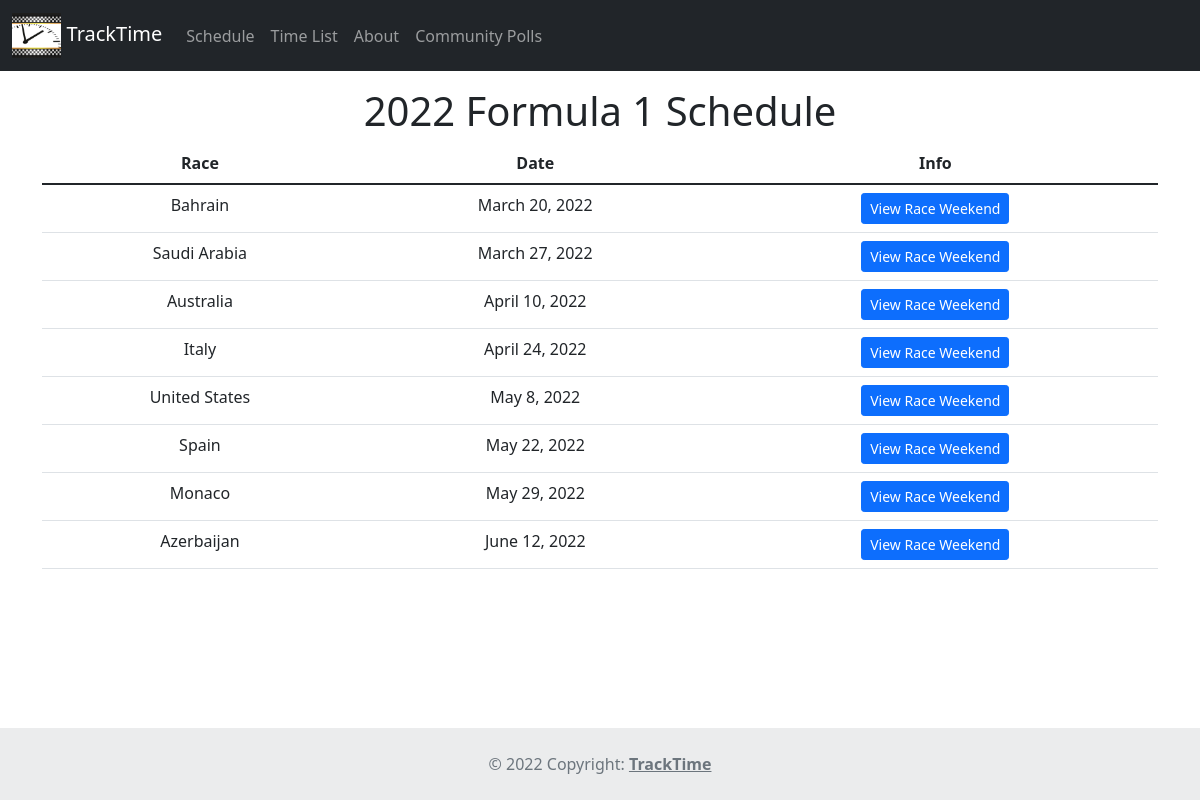
The app's page /schedule/, older data.
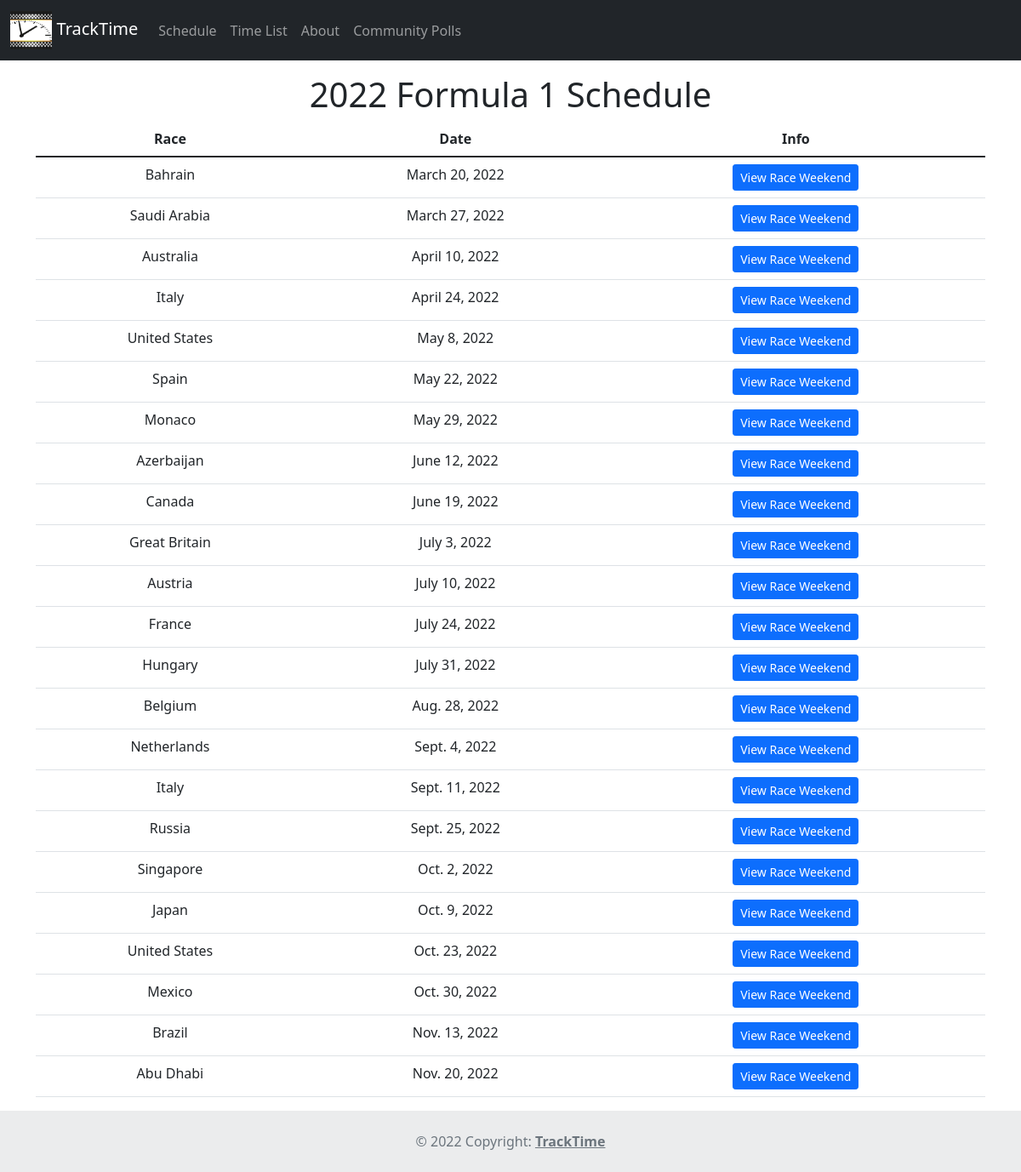
The same page, newer data.
### races/models.py (models this page shows, shortened)
class Schedule(models.Model):
    race_name = models.CharField(max_length=100)
    date = models.DateField('race date')

### races/views.py (the view)
# urls.py: path('schedule/', views.ScheduleView.as_view(), name='schedule'),
class ScheduleView(generic.ListView):
    template_name = 'races/schedule.html'
    context_object_name = 'upcoming_scheduled_races'
    def get_queryset(self):
        return Schedule.objects.order_by('date')

### races/templates/races/schedule.html (shortened to what this page needs)
<!DOCTYPE html>
<html lang="en">
    {% extends 'races/base.html' %}
    {% load static %}
        {% block body_block %}
        <div class="container">
            <div class="col-xs-1 mt-3" align="center">
                <h1>2022 Formula 1 Schedule</h1>
            </div>
            <table class="table">
                <thead>
                    <tr>
                        <th class="text-center">Race</th>
                        <th class="text-center">Date</th>
                        <th class="text-center">Info</th>
                    </tr>
                </thead>
                <tbody>
                    {% if upcoming_scheduled_races %}
                        {% for schedule in upcoming_scheduled_races %}
                            <tr>
                                <td>{{ schedule.race_name }}</td>
                                <td>{{ schedule.date }}</td>
                                <td><a href="{% url 'races:detail' schedule.id %}" class="btn btn-primary btn-sm enabled" tabindex="-1" role="button" aria-disabled="true">View Race Weekend</a></td>
                            </tr>
                            {% endfor %}
                    {% else %}
                        No upcoming races.
                    {% endif %}
                </tbody>
            </table>
        </div>
        {% endblock %}

### races/templates/races/base.html (shortened to what this page needs)
<!DOCTYPE html>
<html lang="en">
    {% load static %}
    <head>
        <link href="https://cdn.jsdelivr.net/npm/bootstrap@5.1.3/dist/css/bootstrap.min.css"
              rel="stylesheet"
>
        <link rel="stylesheet" type="text/css" href="{% static 'races/style.css' %}">
    </head>
    <body class="d-flex flex-column min-vh-100">
        <nav class="navbar navbar-expand-lg navbar-dark bg-dark sticky-top">
            <div class="container-fluid">
                <a class="navbar-brand" href="{% url 'races:index' %}">
                    <img src="{% static 'races/images/TrackTimeLogo.jpg' %}"
                         alt="TrackTime"
                         height="45"
                         class="d-inline-block align-text-center">
                    TrackTime
                </a>
                <ul class="navbar-nav me-auto mb-2 mb-lg-0">
                    <li class="nav-item">
                        <a class="nav-link" href="{% url 'races:schedule' %}">Schedule</a>
                    </li>
                    <li class="nav-item">
                        <a class="nav-link" href="{% url 'races:times'%}">Time List</a>
                    </li>
                    <li class="nav-item">
                        <a class="nav-link" href="{% url 'races:about' %}">About</a>
                    </li>
                    <li class="nav-item">
                        <a class="nav-link" href="{% url 'polls:index' %}">Community Polls</a>
                    </li>
                </ul>
            </div>
        </nav>
        <div>
            {% block body_block %}Block's default content.{% endblock %}
        </div>
        <footer class="mt-auto text-center text-lg-start bg-light text-muted">
          <div class="text-center p-4" style="background-color: rgba(0, 0, 0, 0.05);">
            © 2022 Copyright:
            <a class="text-reset fw-bold" href="{% url 'races:index' %}">TrackTime</a>
          </div>
        </footer>
    </body>
</html>

### races/static/races/style.css (style rules this page uses)
.table td { text-align: center; }

Row changes from the older to the newer data that the page shows:
added Schedule: race_name "Canada", date "June 19, 2022"
added Schedule: race_name "Great Britain", date "July 3, 2022"
added Schedule: race_name "Austria", date "July 10, 2022"
added Schedule: race_name "France", date "July 24, 2022"
added Schedule: race_name "Hungary", date "July 31, 2022"
added Schedule: race_name "Belgium", date "Aug. 28, 2022"
added Schedule: race_name "Netherlands", date "Sept. 4, 2022"
added Schedule: race_name "Italy", date "Sept. 11, 2022"
added Schedule: race_name "Russia", date "Sept. 25, 2022"
added Schedule: race_name "Singapore", date "Oct. 2, 2022"
added Schedule: race_name "Japan", date "Oct. 9, 2022"
added Schedule: race_name "United States", date "Oct. 23, 2022"
added Schedule: race_name "Mexico", date "Oct. 30, 2022"
added Schedule: race_name "Brazil", date "Nov. 13, 2022"
added Schedule: race_name "Abu Dhabi", date "Nov. 20, 2022"
